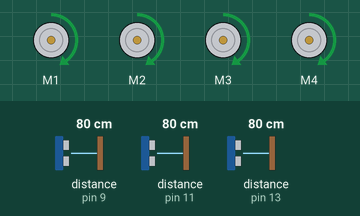
Simulated run of this sketch. Board: Arduino Uno, built with avr-gcc and run on an emulated ATmega328P. On the bench: 4 × DC motor (green arrow = forward, orange = backward, longer = faster). Wiring (inferred from the names in the program): ultrasonic range finder: trigger pin 8; echo pin 9. Inputs (shaded band) come from the test bench; at power-on: distance to the obstacle (sensors on pin 9, pin 11, pin 13) 80 cm. The echo pulse lasts 58.3 µs per cm.

Above: at 1.2 s.
1.3 s: distance to the obstacle (sensor on pin 9) set to 56 cm
2.8 s: distance to the obstacle (sensor on pin 9) set to 46 cm
At 3.3 s:
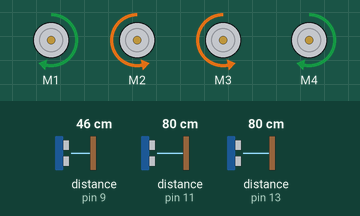
4.3 s: distance to the obstacle (sensor on pin 9) set to 60 cm
At 5.4 s:
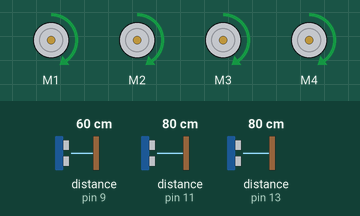
5.8 s: distance to the obstacle (sensor on pin 9) set to 2 cm
At 6.8 s:
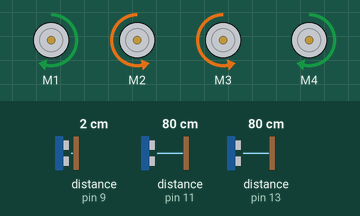
7.3 s: distance to the obstacle (sensor on pin 11) set to 84 cm
At 8.1 s:
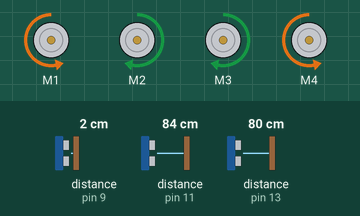
Timing chart, 0 to 9.8 s (numbered marks = the images above; inputs shaded):
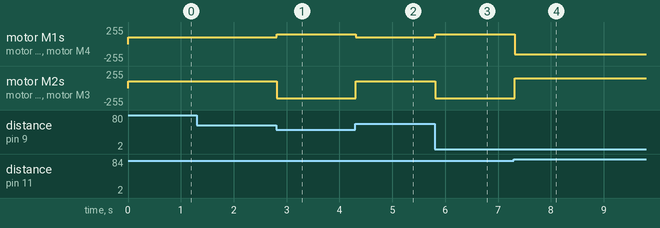

Measured:
- the behaviour switches between 52 and 51 cm on distance to the obstacle (sensor on pin 9) (found by bisection; images 0 and 1)
- the behaviour switches between 80 and 81 cm on distance to the obstacle (sensor on pin 11) (found by bisection; images 3 and 4)
- after the input at 1.3 s, every drawn part: stays the same
- after the input at 2.8 s, motor M1, motor M4: forward 100/255 → forward 150/255 at once; motor M2, motor M3: forward 100/255 → backward 150/255 at once
- after the input at 4.3 s, motor M1, motor M4: forward 150/255 → forward 100/255 at once; motor M2, motor M3: backward 150/255 → forward 100/255 at once
- after the input at 5.8 s, motor M1, motor M4: forward 100/255 → forward 150/255 at once; motor M2, motor M3: forward 100/255 → backward 150/255 at once
- after the input at 7.3 s, motor M1, motor M4: forward 150/255 → backward 150/255 at once; motor M2, motor M3: backward 150/255 → forward 150/255 at once

The sketch:

autonomous_robot.ino
```cpp
#include <Wire.h>
#include <Adafruit_MotorShield.h>
#include "utility/Adafruit_MS_PWMServoDriver.h"

Adafruit_MotorShield AFMS = Adafruit_MotorShield();

//Setup motors
Adafruit_DCMotor *motor1 = AFMS.getMotor(1);
Adafruit_DCMotor *motor2 = AFMS.getMotor(2);
Adafruit_DCMotor *motor3 = AFMS.getMotor(3);
Adafruit_DCMotor *motor4 = AFMS.getMotor(4);

//Assign values to pins
const int trigPin1 = 8;
const int echoPin1 = 9;

const int trigPin2 = 10;
const int echoPin2 = 11;

const int trigPin3 = 12;
const int echoPin3 = 13;

void setup() {
  // put your setup code here, to run once:
AFMS.begin();

pinMode(trigPin1, OUTPUT); // Sets the trigPin as an Output
pinMode(echoPin1, INPUT); // Sets the echoPin as an Input

pinMode(trigPin2, OUTPUT);
pinMode(echoPin2, INPUT);

pinMode(trigPin3, OUTPUT);
pinMode(echoPin3, INPUT);

}

void loop() {
  // put your main code here, to run repeatedly:
int distance_ahead;
long duration_ahead;

int distance_left, distance_right;

long duration_left, duration_right;

digitalWrite(trigPin1,LOW);
delayMicroseconds(2);

digitalWrite(trigPin1,HIGH);
delayMicroseconds(10);
digitalWrite(trigPin1,LOW);

//Calculates distance from nearest object ahead of robot
duration_ahead = pulseIn(echoPin1,HIGH);

distance_ahead = duration_ahead*0.034/2;

if (distance_ahead <= 50) {

  digitalWrite(trigPin2,LOW);
  delayMicroseconds(2);

  digitalWrite(trigPin2,HIGH);
  delayMicroseconds(10);
  digitalWrite(trigPin2,LOW);

  duration_left = pulseIn(echoPin2,HIGH);

  digitalWrite(trigPin3,LOW);
  delayMicroseconds(2);

  digitalWrite(trigPin3,HIGH);
  delayMicroseconds(10);
  digitalWrite(trigPin3,LOW);

  duration_right = pulseIn(echoPin3,HIGH);

  //Calculate distance nearest object is from left and right of robot
  distance_left = duration_left*0.034/2;
  distance_right = duration_right*0.034/2;

  /*Serial.print("Distance left:");
  Serial.println(distance_left);

  Serial.print("Distance right:");
  Serial.println(distance_right);*/


  //Whichever distance is lowest, robot turns in direction away from
  if (distance_right < distance_left) {

    motor1->setSpeed(150);
    motor2->setSpeed(150);
    motor3->setSpeed(150);
    motor4->setSpeed(150);

    motor1->run(BACKWARD);
    motor2->run(FORWARD);
    motor3->run(FORWARD);
    motor4->run(BACKWARD);
  }

  else {

    motor1->setSpeed(150);
    motor2->setSpeed(150);
    motor3->setSpeed(150);
    motor4->setSpeed(150);

    motor1->run(FORWARD);
    motor2->run(BACKWARD);
    motor3->run(BACKWARD);
    motor4->run(FORWARD);
  }
}

else {

  //Robot moves straight ahead
  motor1->setSpeed(100);
  motor2->setSpeed(100);
  motor3->setSpeed(100);
  motor4->setSpeed(100);

  motor1->run(FORWARD);
  motor2->run(FORWARD);
  motor3->run(FORWARD);
  motor4->run(FORWARD);
}

}
```
